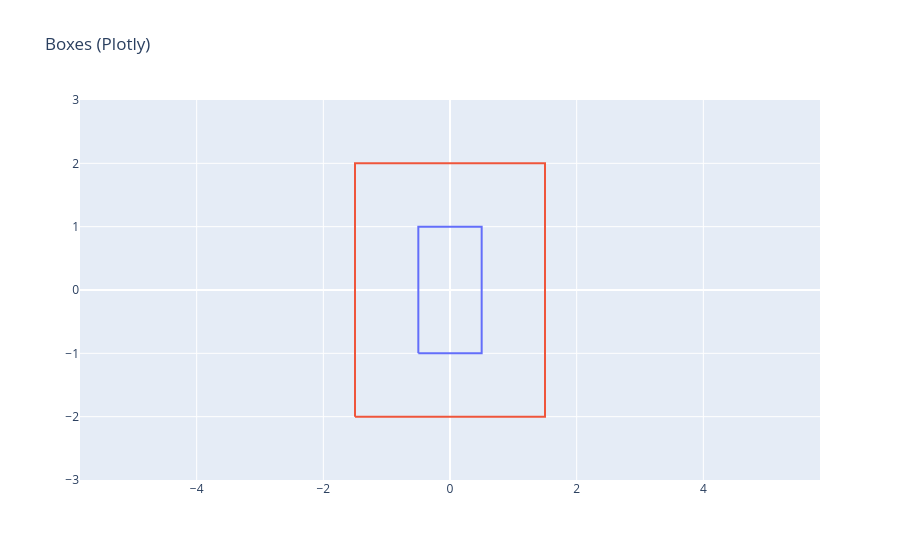

Notebook cell for this chart:
### Code cell
show_boxes(shape.get_box_list(), backend="plotly", limits=(-3,3))

### Figure 1 — Plotly figure (JSON) as saved in the notebook; plotly's stock layout.template omitted (floating-point values rounded to 4 significant figures)
{"data": [{"mode": "lines", "name": "Box 0", "type": "scatter", "x": [-0.5, 0.5, 0.5, -0.5, -0.5], "y": [-1, -1, 1, 1, -1]}, {"mode": "lines", "name": "Box 1", "type": "scatter", "x": [-1.5, 1.5, 1.5, -1.5, -1.5], "y": [-2, -2, 2, 2, -2]}], "layout": {"showlegend": false, "title": {"text": "Boxes (Plotly)"}, "xaxis": {"range": [-3, 3]}, "yaxis": {"range": [-3, 3], "scaleanchor": "x", "scaleratio": 1}}}
